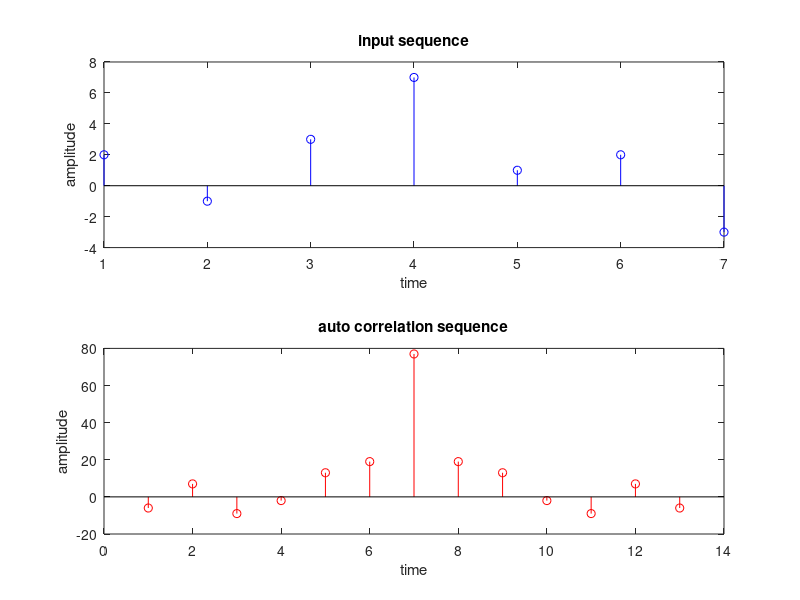

Source code (MATLAB):
x=[2 -1 3 7 1 2 -3];
nx=[-4 -3 -2 -1 0 1 2 ];
a=xcorr(x);
na = 0:length(a)-1;
subplot(2,1,1);stem(x,'b');
xlabel('time');
ylabel('amplitude');title('input sequence');
subplot(2,1,2);stem(a,'r');
xlabel('time');
ylabel('amplitude');
title('auto correlation sequence');
